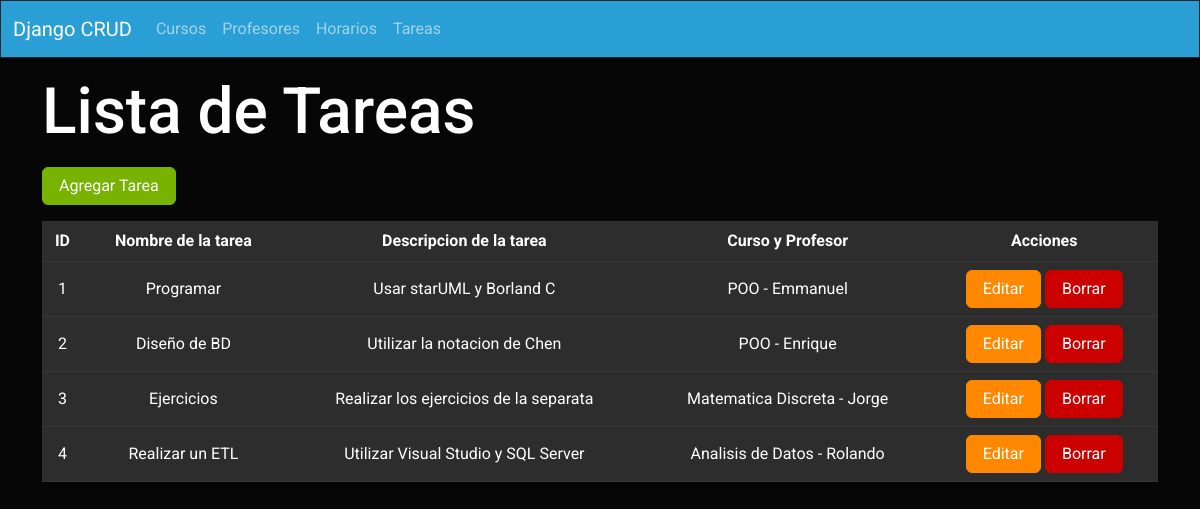
The app's page /mostrar_tareas/ with its own data.
### cursoapp/models.py (models this page shows, shortened)
class Tarea(models.Model):
    nombre_tarea = models.CharField(max_length=200)
    descrip_tarea = models.TextField()
    curso_profesor = models.ForeignKey(Curso_Profesor, on_delete=models.CASCADE)

class Curso_Profesor(models.Model):
    curso = models.ForeignKey(Curso, on_delete=models.CASCADE)
    profesor = models.ForeignKey(Profesor, on_delete=models.CASCADE)
    horario = models.CharField(max_length=5)
    def __str__(self):
        return self.curso.nombre_curso + " - " + self.profesor.nombre_profesor

class Curso(models.Model):
    nombre_curso = models.CharField(max_length=100)
    creditos = models.IntegerField()
    descrip_curso = models.TextField()

class Profesor(models.Model):
    nombre_profesor = models.CharField(max_length=200)
    apellido_profesor = models.CharField(max_length=200)

### cursoapp/views.py (the view)
# urls.py: path('mostrar_tareas/',views.tareas, name='mostrar_tareas'),
def tareas(request):
    tareas =Tarea.objects.all().select_related('curso_profesor')
    return render(request,'Tarea/tareas.html',{
        'tareas' : tareas
    })

### cursoapp/templates/Tarea/tareas.html (shortened to what this page needs)
{% extends 'layouts/template.html' %}
{% block content %}
    <h1 class='my-3'>Lista de Tareas</h1>
    <a class="mb-3 btn btn-success" href="{% url 'agregar_tarea' %}" role="button">Agregar Tarea</a>
    <div class="table-responsive">
        <table class="table table-hover table-light table-primary text-center align-middle">
            <thead>
                <tr>
                    <th scope="col">ID</th>
                    <th scope="col">Nombre de la tarea</th>
                    <th scope="col">Descripcion de la tarea</th>
                    <th scope="col">Curso y Profesor</th>
                    <th scope="col">Acciones</th>
                </tr>
            </thead>
            <tbody>
                {% for tarea in tareas %}
                    <tr class="">
                        <td scope="row">{{ tarea.id }}</td>
                        <td>{{ tarea.nombre_tarea }}</td>
                        <td>{{ tarea.descrip_tarea }}</td>
                        <td>{{ tarea.curso_profesor|join:' ' }}</td>
                        <td>
                            <a class="btn btn-warning" href="{% url 'editar_tarea' tarea.id %}" role="button">Editar</a>
                            <form action="{% url 'borrar_tarea' tarea.id %}" method="post" class="d-inline">
                                <button class="btn btn-danger" onclick='return confirm("¿Esta seguro de querer borrar el registro?")'>Borrar</button>
                            </form>
                        </td>
                    </tr>
                {% endfor %}
            </tbody>
        </table>
    </div>
{% endblock %}

### records on screen
Tarea: id "1", nombre_tarea "Programar", descrip_tarea "Usar starUML y Borland C", curso_profesor "POO - Emmanuel"
Tarea: id "2", nombre_tarea "Diseño de BD", descrip_tarea "Utilizar la notacion de Chen", curso_profesor "POO - Enrique"
Tarea: id "3", nombre_tarea "Ejercicios", descrip_tarea "Realizar los ejercicios de la separata", curso_profesor "Matematica Discreta - Jorge"
Tarea: id "4", nombre_tarea "Realizar un ETL", descrip_tarea "Utilizar Visual Studio y SQL Server", curso_profesor "Analisis de Datos - Rolando"
